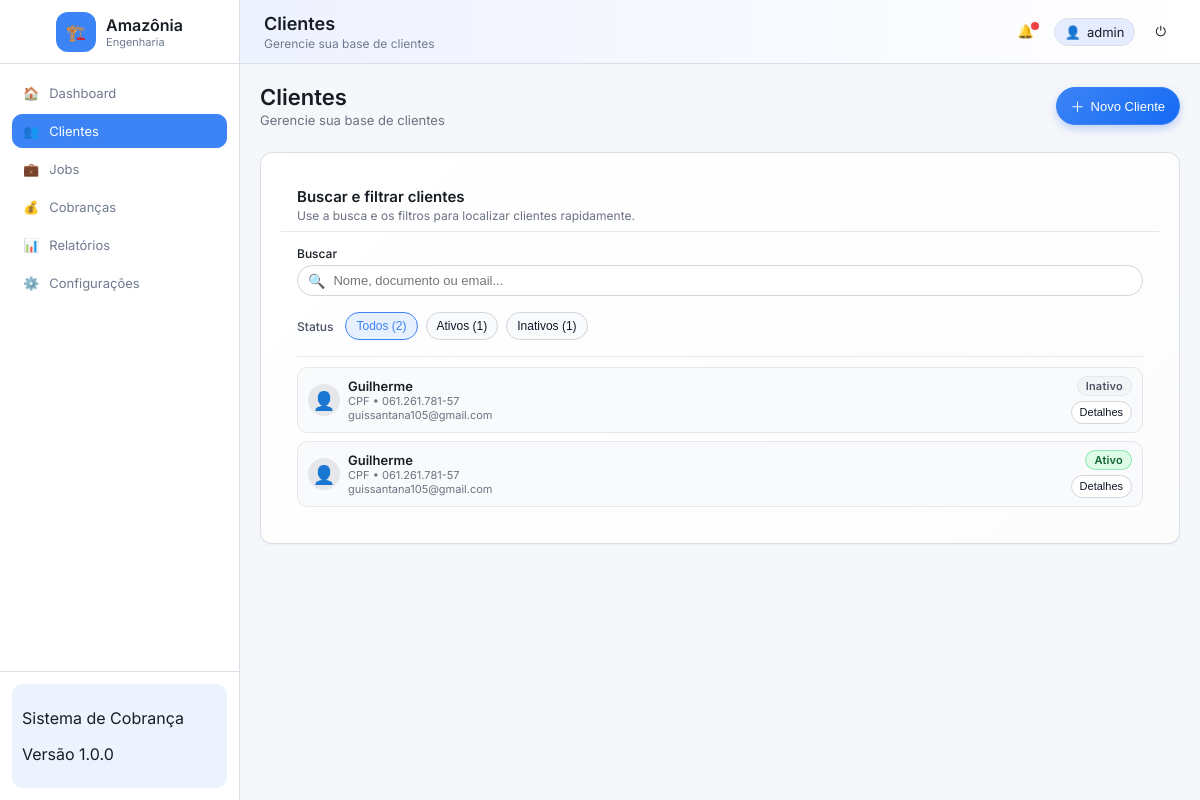
The page /clientes/ (signed in) on the database as committed earlier.
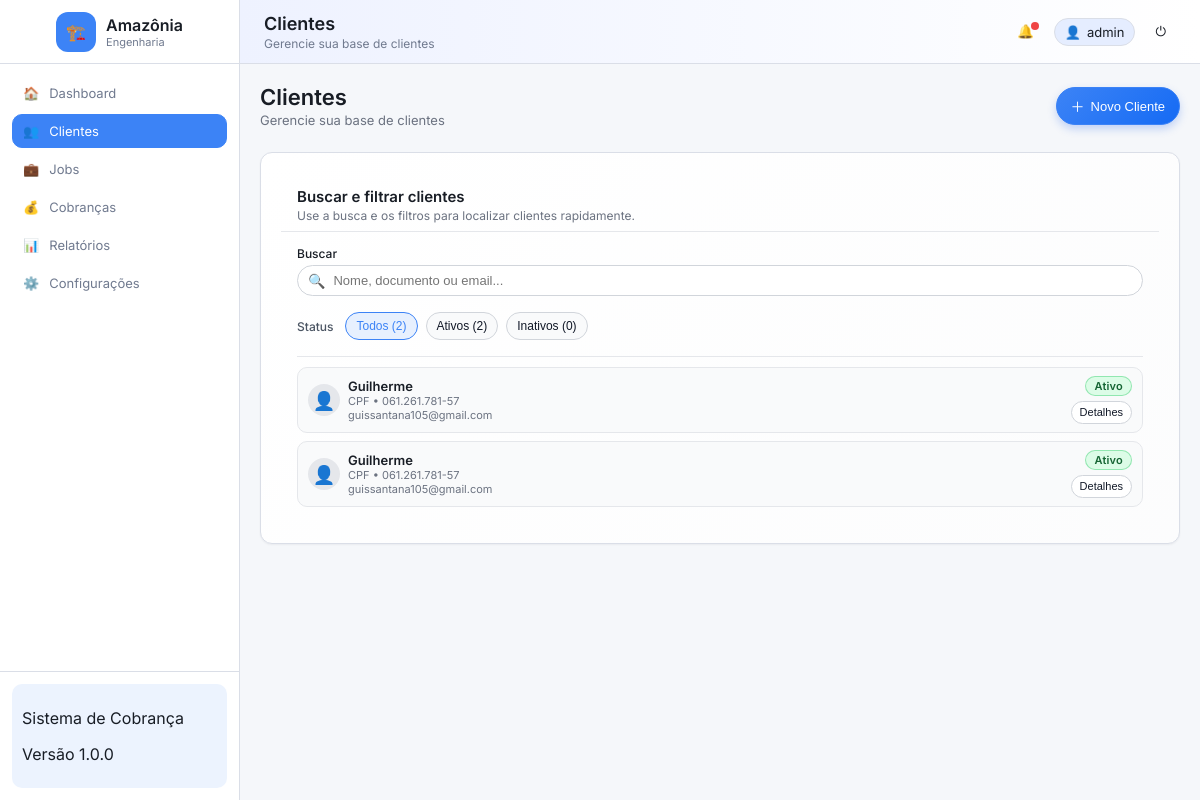
The same page on the database as committed later.
### app_financeiro/models.py (models this page shows, shortened)
class Client(models.Model):
    TYPE_CHOICES = [
        ('CPF', 'CPF'),
        ('CNPJ', 'CNPJ'),
    ]
    name = models.CharField(max_length=255)
    document = models.CharField(max_length=32, blank=True)
    type = models.CharField(max_length=4, choices=TYPE_CHOICES, default='CPF')
    email = models.EmailField(blank=True, unique=True)  # Email único
    phone = models.CharField(max_length=32, blank=True, unique=True)  # Telefone único
    address = models.TextField(blank=True)
    notes = models.TextField(blank=True)
    is_active = models.BooleanField(default=True)
    created_at = models.DateTimeField(auto_now_add=True)
    updated_at = models.DateTimeField(auto_now=True)

### app_financeiro/views.py (the view)
# urls.py: path("clientes/", views.clientes, name="clientes"),
@login_required
def clientes(request):
    if request.method == "POST":
        form = ClientForm(request.POST)
        if form.is_valid():
            form.save()
            return redirect("clientes")
    else:
        form = ClientForm()
    q = (request.GET.get("q") or "").strip()
    status = request.GET.get("status") or "todos"
    base_qs = Client.objects.all()
    total_count = base_qs.count()
    active_count = base_qs.filter(is_active=True).count()
    inactive_count = base_qs.filter(is_active=False).count()
    clients = base_qs
    if q:
        clients = clients.filter(
            Q(name__icontains=q)
            | Q(document__icontains=q)
            | Q(email__icontains=q)
        )
    if status == "ativo":
        clients = clients.filter(is_active=True)
    elif status == "inativo":
        clients = clients.filter(is_active=False)
    context = {
        "page_title": "Clientes",
        "page_subtitle": "Gerencie sua base de clientes",
        "form": ClientForm(),  # formulário em branco na tela
        "clients": clients.order_by("name"),
        "total_count": total_count,
        "active_count": active_count,
        "inactive_count": inactive_count,
    }
    return render(request, "clientes/clientes.html", context)

### app_financeiro/forms.py
class ClientForm(forms.ModelForm):
    class Meta:
        model = Client
        fields = [
            "name",
            "document",
            "type",
            "email",
            "phone",
            "address",
            "notes",
            "is_active",
        ]
        widgets = {
            "name": forms.TextInput(attrs={"class": "input"}),
            "document": forms.TextInput(attrs={"class": "input"}),
            "type": forms.Select(attrs={"class": "select"}),
            "email": forms.EmailInput(attrs={"class": "input"}),
            "phone": forms.TextInput(attrs={"class": "input"}),
            "address": forms.Textarea(attrs={"class": "textarea"}),
            "notes": forms.Textarea(attrs={"class": "textarea"}),
            "is_active": forms.CheckboxInput(attrs={"class": "checkbox"}),
        }

### templates/clientes/clientes.html (shortened to what the changed rows need)
<!DOCTYPE html>
<html lang="pt-br">
<head>
  {% load static %}
  <link rel="stylesheet" href="{% static 'css/base.css' %}">
  <link rel="stylesheet" href="{% static 'css/layout.css' %}">
  <link rel="stylesheet" href="{% static 'css/clientes.css' %}">
</head>
<body>
  <div class="app-shell">
    <div class="app-main">
      <header class="app-header">
        <div class="header-left">
          <h1 class="header-title">Clientes</h1>
        </div>
      </header>
      <main class="app-content">
        <div class="page clients-page">
          <div class="top-row">
            <div class="top-row-main">
              <h1>Clientes</h1>
            </div>
          </div>
          <div class="clients-layout clients-layout-single">
            <section class="card clients-filters">
              <div class="card-content">
                <form method="get" class="filters-form">
                  <div class="filters-status">
                    <span class="filters-status-label">Status</span>
                    {% with status=request.GET.status|default:"todos" %}
                    <button type="submit" name="status" value="todos"
                      class="btn btn-chip {% if status == 'todos' %}is-active{% endif %}">
                      Todos ({{ total_count }})
                    </button>
                    <button type="submit" name="status" value="ativo"
                      class="btn btn-chip {% if status == 'ativo' %}is-active{% endif %}">
                      Ativos ({{ active_count }})
                    </button>
                    <button type="submit" name="status" value="inativo"
                      class="btn btn-chip {% if status == 'inativo' %}is-active{% endif %}">
                      Inativos ({{ inactive_count }})
                    </button>
                    {% endwith %}
                  </div>
                </form>
                <div class="clients-inline-wrapper">
                  {% if clients %}
                  <ul class="clients-inline-list">
                    {% for client in clients %}
                    <li class="client-inline-item">
                      <div class="client-inline-main">
                        <div class="client-avatar">
                          {% if client.type == 'CNPJ' %}
                          <span>🏢</span>
                          {% else %}
                          <span>👤</span>
                          {% endif %}
                        </div>
                        <div class="client-inline-text">
                          <span class="client-inline-name">{{ client.name }}</span>
                          <span class="client-inline-sub">
                            {{ client.type }} • {{ client.document }}
                          </span>
                          {% if client.email %}
                          <span class="client-inline-sub">{{ client.email }}</span>
                          {% endif %}
                        </div>
                      </div>
                      <div class="client-inline-status">
                        {% if client.is_active %}
                        <span class="status-badge status-active">Ativo</span>
                        {% else %}
                        <span class="status-badge status-inactive">Inativo</span>
                        {% endif %}
                        <div class="client-inline-actions">
                          <button type="button" class="btn btn-outline-sm js-open-detail" data-id="{{ client.id }}"
                            data-name="{{ client.name }}" data-type="{{ client.type }}"
                            data-document="{{ client.document }}" data-email="{{ client.email|default_if_none:'' }}"
                            data-phone="{{ client.phone|default_if_none:'' }}"
                            data-address="{{ client.address|default_if_none:'' }}"
                            data-notes="{{ client.notes|default_if_none:'' }}"
                            data-is-active="{% if client.is_active %}true{% else %}false{% endif %}">
                            Detalhes
                          </button>
                        </div>
                      </div>
                    </li>
                    {% endfor %}
                  </ul>
                  {% endif %}
                </div>
              </div>
            </section>
          </div>
        </div>
      </main>
    </div>
  </div>
</body>
</html>

Rows that differ between the two databases and show on the page:
changed Client (number 1 of 2 on the later page): is_active "Inativo" → "Ativo"
Other text that changed with them:
{{ active_count }}: "1" → "2"
{{ inactive_count }}: "1" → "0"
